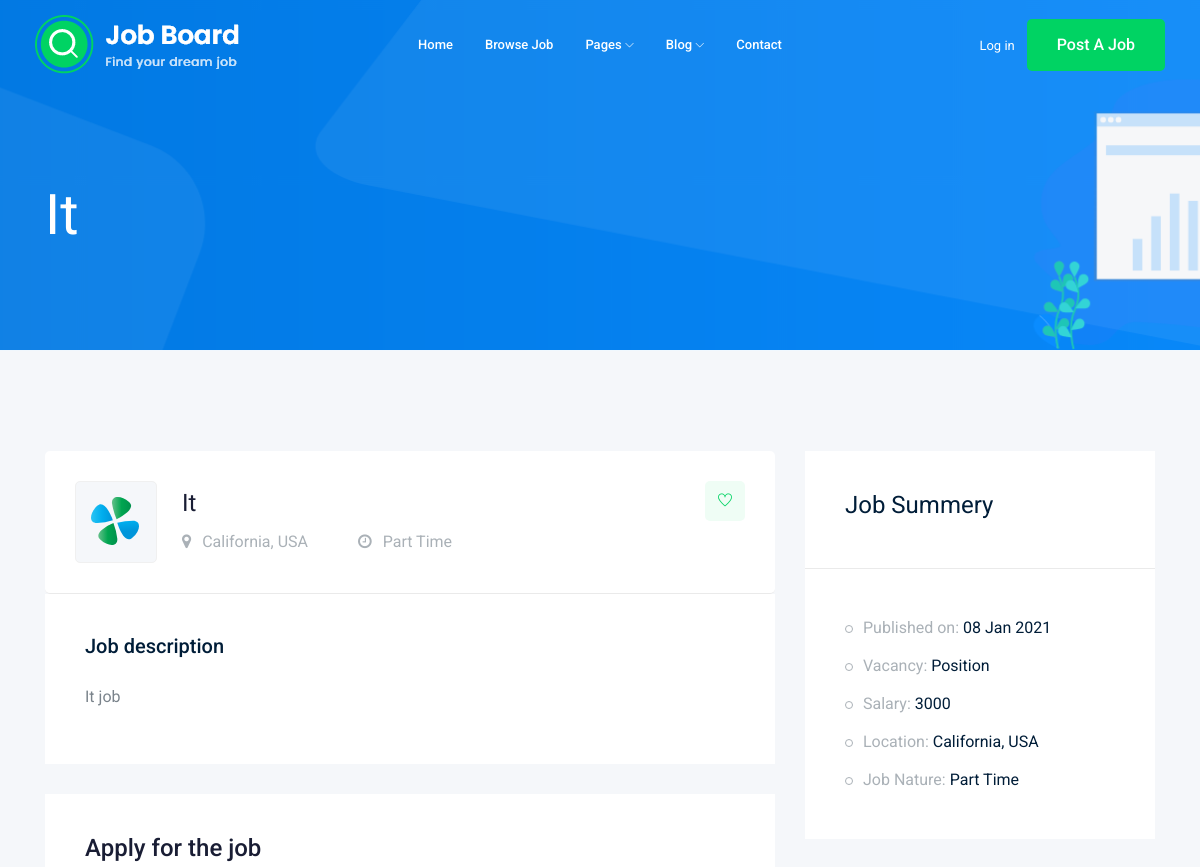
Page /jobs/2 (upper part) on the earlier database version.
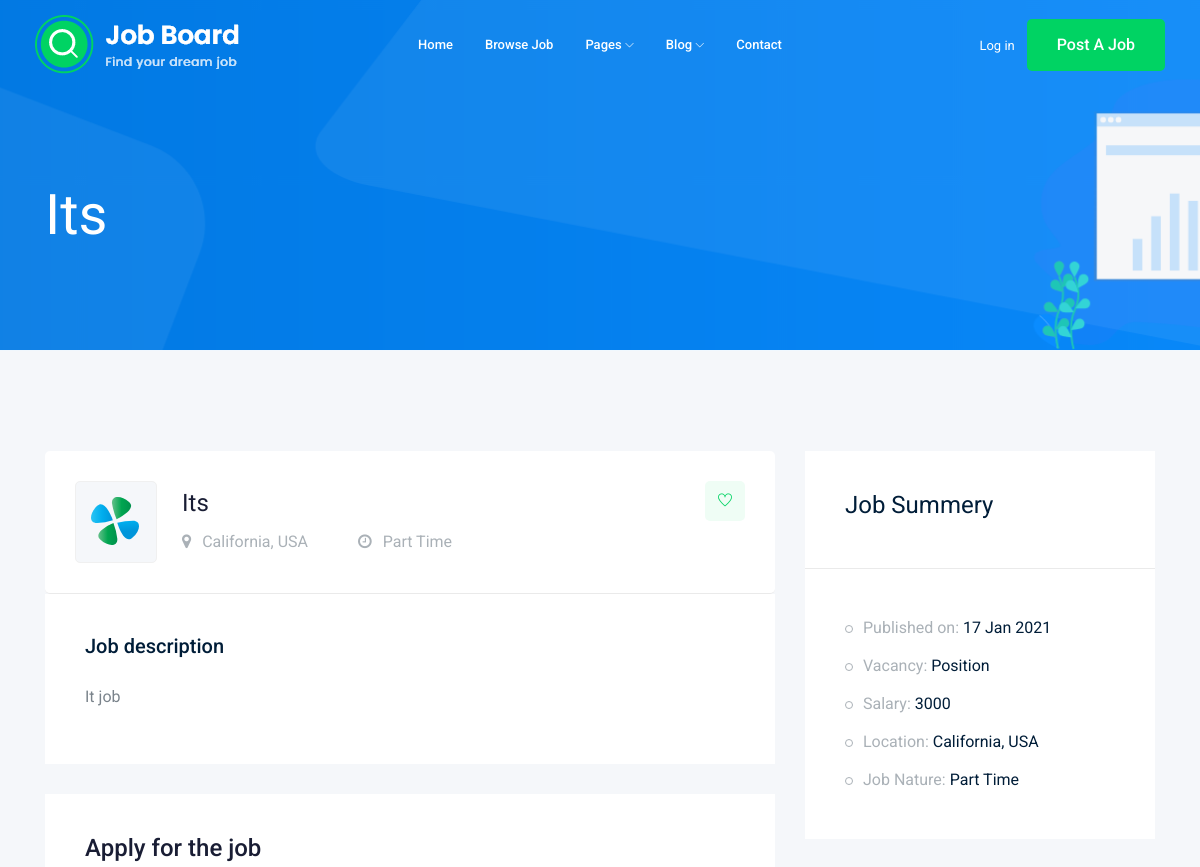
Same page on the later database version.
### job/models.py (models this page shows)
class Job(models.Model):
    title = models.CharField(max_length=100)
    job_type = models.CharField(max_length=15,choices=JOB_TYPE)
    description = models.TextField(max_length=1000)
    published_at = models.DateTimeField(auto_now=True)
    vacancy = models.IntegerField(default=1)
    Salary = models.IntegerField(default=0)
    Experience = models.IntegerField(default=1)
    category = models.ForeignKey('Category',on_delete=models.CASCADE)
    image = models.ImageField(upload_to=image_upload)
    def __str__(self):
        return self.title

### job/views.py (the view)
# urls.py: path('<int:id>',views.job_detail , name='job_detail'),
def job_detail(request , id):
    job_detail = Job.objects.get(id=id)
    context = {'job' : job_detail}
    return render(request,'job/job_detail.html',context)

### job/templates/job/job_detail.html (shortened to what this page needs)
{% extends 'base.html' %}
 {% block body %}
    <div class="bradcam_area bradcam_bg_1">
        <div class="container">
            <div class="row">
                <div class="col-xl-12">
                    <div class="bradcam_text">
                        <h3>{{job}}</h3>
                    </div>
                </div>
            </div>
        </div>
    </div>
    <div class="job_details_area">
        <div class="container">
            <div class="row">
                <div class="col-lg-8">
                    <div class="job_details_header">
                        <div class="single_jobs white-bg d-flex justify-content-between">
                            <div class="jobs_left d-flex align-items-center">
                                <div class="thumb">
                                    <img src="img/svg_icon/1.svg" alt="">
                                </div>
                                <div class="jobs_conetent">
                                    <a href="#"><h4>{{job}}</h4></a>
                                    <div class="links_locat d-flex align-items-center">
                                        <div class="location">
                                            <p> <i class="fa fa-map-marker"></i> California, USA</p>
                                        </div>
                                        <div class="location">
                                            <p> <i class="fa fa-clock-o"></i> {{job.job_type}}</p>
                                        </div>
                                    </div>
                                </div>
                            </div>
                            <div class="jobs_right">
                                <div class="apply_now">
                                    <a class="heart_mark" href="#"> <i class="ti-heart"></i> </a>
                                </div>
                            </div>
                        </div>
                    </div>
                    <div class="descript_wrap white-bg">
                        <div class="single_wrap">
                            <h4>Job description</h4>
                           <p>{{job.description}}</p>
                        </div>
                    </div>
                    <div class="apply_job_form white-bg">
                        <h4>Apply for the job</h4>
                    </div>
                </div>
                <div class="col-lg-4">
                    <div class="job_sumary">
                        <div class="summery_header">
                            <h3>Job Summery</h3>
                        </div>
                        <div class="job_content">
                            <ul>
                                <li>Published on: <span>{{job.published_at|date:'d M o'}}</span></li>
                                <li>Vacancy: <span>{{job.Vacancy}} Position</span></li>
                                <li>Salary: <span>{{job.Salary}}</span></li>
                                <li>Location: <span>California, USA</span></li>
                                <li>Job Nature: <span> {{job.job_type}}</span></li>
                            </ul>
                        </div>
                    </div>
                </div>
            </div>
        </div>
    </div>
{% endblock body %}

Differences in the rows shown:
changed Job "Part Time": title "It" → "Its"; published_at "08 Jan 2021" → "17 Jan 2021"
